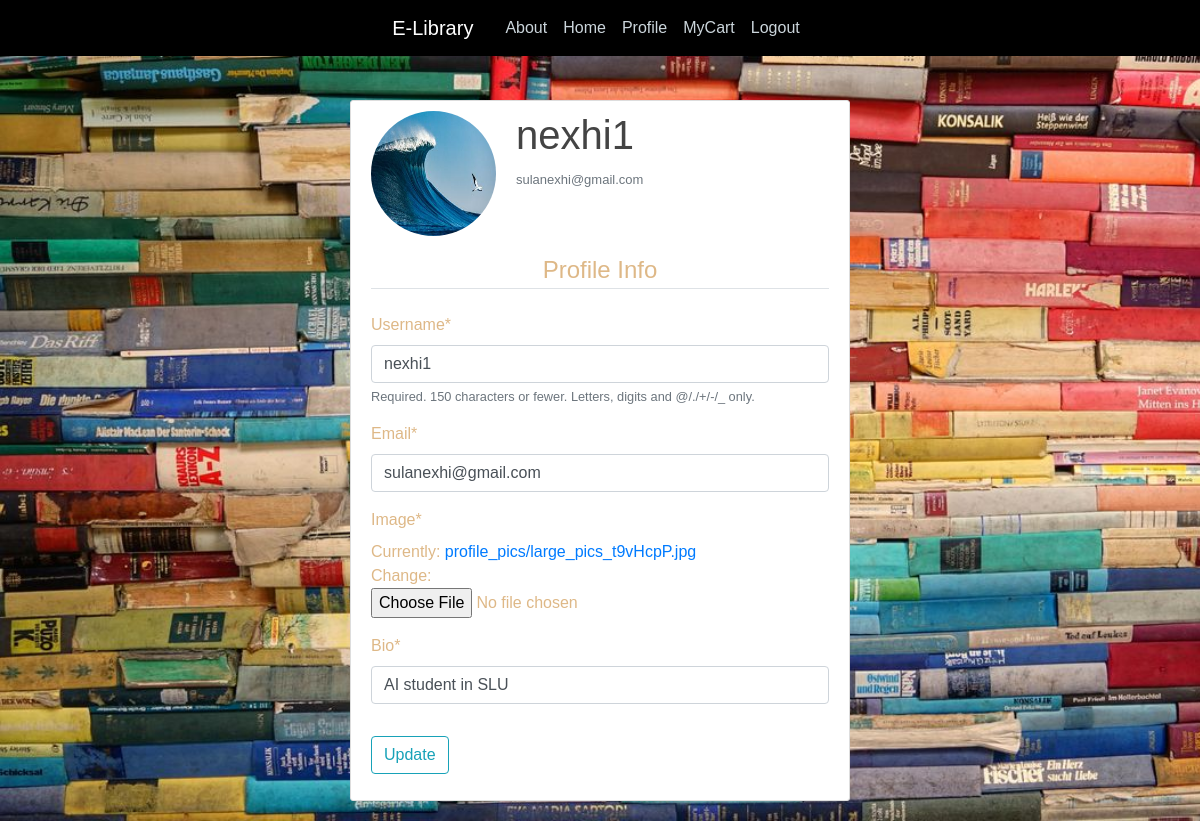
/profile/ (signed in), run on an earlier commit of the app's database.
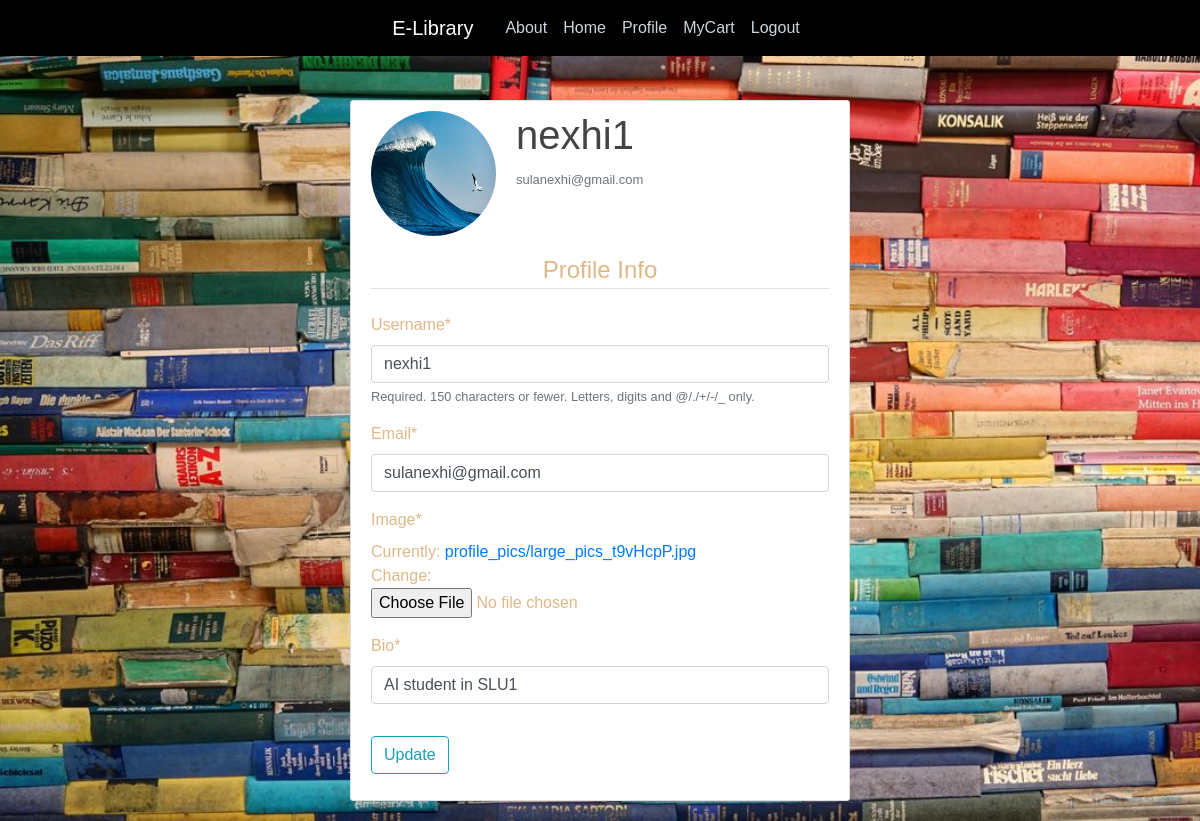
And on a later commit of the database.
### users/models.py (models this page shows, shortened)
class Profile(models.Model):
    user = models.OneToOneField(User, on_delete=models.CASCADE) #onetoone relationship, means that one user can have one profile and vice versa
    image = models.ImageField(default='default.jpg', upload_to='profile_pics')
    major = models.CharField(max_length=50)
    bio = models.CharField(max_length=50)

### users/views.py (the view)
# urls.py: path('profile/', user_views.profile, name='profile'),
@login_required
def profile(request):
    if request.method == 'POST':
        user_form = UpdateUserForm(request.POST, instance=request.user)
        profile_form = UpdateProfileForm(request.POST, request.FILES, instance=request.user.profile)
        if user_form.is_valid() and profile_form.is_valid():
            user_form.save()
            profile_form.save()
            messages.success(request, 'Your profile is updated successfully')
            return redirect(to='profile')
    else:
        user_form = UpdateUserForm(instance=request.user)
        profile_form = UpdateProfileForm(instance=request.user.profile)
    return render(request, 'users/profile.html', {'user_form': user_form, 'profile_form': profile_form})

### users/forms.py
class UpdateUserForm(forms.ModelForm):
    email = forms.EmailField()
    class Meta:
        model = User
        fields = ['username', 'email']

class UpdateProfileForm(forms.ModelForm):
    class Meta:
        model = Profile
        fields = ['image', 'bio']  #the fields we want to work in

### users/templates/users/profile.html (shortened to what this page needs)
{% extends "elibrary/base.html" %}
{% load crispy_forms_tags %}
{% block content %}
{%load static%}
<link rel="stylesheet" type="text/css" href="{% static 'users/css/profile.css' %}">
<div class="content-section">
    <div class="media">
      <img class="rounded-circle account-img" src="{{ user.profile.image.url }}">
      <div class="media-body">
        <h2 class="account-heading">{{ user.username }}</h2>
      </div>
    </div>
    <form method="POST" enctype="multipart/form-data">
        <fieldset class="form-group">
            <legend class="border-bottom mb-4">Profile Info</legend>
            {{ user_form|crispy }}
            {{ profile_form|crispy }}
        </fieldset>
        <div class="form-group">
            <button class="btn btn-outline-info" type="submit">Update</button>
        </div>
    </form>
  </div>
{% endblock content %}

What changed in the data, as far as the page shows it:
changed Profile: bio "AI student in SLU" → "AI student in SLU1"
